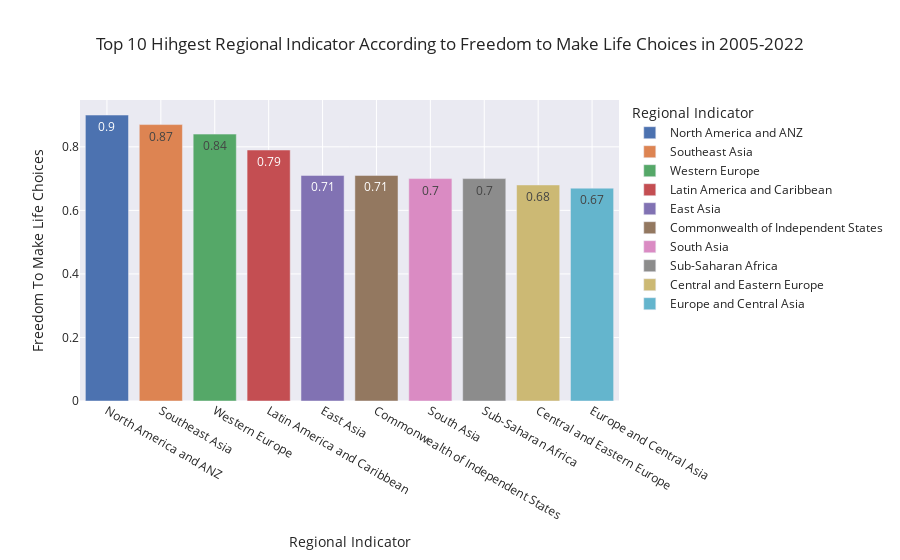

The notebook cell saved with this chart:
### Markdown cell above
5. Regional mana saja yang memiliki tingkat kebebasan untuk membuat pilihan hidup paling tinggi selama periode 2005-2022?

### Code cell
#Top 10 regional indicator yang paling memiliki kebebasan untuk untuk membuat pilihan hidup pada rentang tahun 2005-2022
regional = pd.DataFrame(happiness_freedomfull.groupby('Regional Indicator')[['Regional Indicator','Freedom To Make Life Choices']].mean().sort_values('Freedom To Make Life Choices', ascending=False).round(2).head(10))
fig = px.bar(regional, x = regional.index, y = 'Freedom To Make Life Choices',
            title = 'Top 10 Hihgest Regional Indicator According to Freedom to Make Life Choices in 2005-2022', template = 'seaborn', color = regional.index, text = 'Freedom To Make Life Choices')
fig.show()
regional

### Figure 1 — Plotly figure (JSON) as saved in the notebook; plotly's stock layout.template omitted (floating-point values rounded to 4 significant figures)
{"data": [{"alignmentgroup": "True", "hovertemplate": "Regional Indicator=%{x}<br>Freedom To Make Life Choices=%{text}<extra></extra>", "legendgroup": "North America and ANZ", "marker": {"color": "rgb(76,114,176)", "pattern": {"shape": ""}}, "name": "North America and ANZ", "offsetgroup": "North America and ANZ", "orientation": "v", "showlegend": true, "text": [0.9], "textposition": "auto", "type": "bar", "x": ["North America and ANZ"], "xaxis": "x", "y": [0.9], "yaxis": "y"}, {"alignmentgroup": "True", "hovertemplate": "Regional Indicator=%{x}<br>Freedom To Make Life Choices=%{text}<extra></extra>", "legendgroup": "Southeast Asia", "marker": {"color": "rgb(221,132,82)", "pattern": {"shape": ""}}, "name": "Southeast Asia", "offsetgroup": "Southeast Asia", "orientation": "v", "showlegend": true, "text": [0.87], "textposition": "auto", "type": "bar", "x": ["Southeast Asia"], "xaxis": "x", "y": [0.87], "yaxis": "y"}, {"alignmentgroup": "True", "hovertemplate": "Regional Indicator=%{x}<br>Freedom To Make Life Choices=%{text}<extra></extra>", "legendgroup": "Western Europe", "marker": {"color": "rgb(85,168,104)", "pattern": {"shape": ""}}, "name": "Western Europe", "offsetgroup": "Western Europe", "orientation": "v", "showlegend": true, "text": [0.84], "textposition": "auto", "type": "bar", "x": ["Western Europe"], "xaxis": "x", "y": [0.84], "yaxis": "y"}, {"alignmentgroup": "True", "hovertemplate": "Regional Indicator=%{x}<br>Freedom To Make Life Choices=%{text}<extra></extra>", "legendgroup": "Latin America and Caribbean", "marker": {"color": "rgb(196,78,82)", "pattern": {"shape": ""}}, "name": "Latin America and Caribbean", "offsetgroup": "Latin America and Caribbean", "orientation": "v", "showlegend": true, "text": [0.79], "textposition": "auto", "type": "bar", "x": ["Latin America and Caribbean"], "xaxis": "x", "y": [0.79], "yaxis": "y"}, {"alignmentgroup": "True", "hovertemplate": "Regional Indicator=%{x}<br>Freedom To Make Life Choices=%{text}<extra></extra>", "legendgroup": "East Asia", "marker": {"color": "rgb(129,114,179)", "pattern": {"shape": ""}}, "name": "East Asia", "offsetgroup": "East Asia", "orientation": "v", "showlegend": true, "text": [0.71], "textposition": "auto", "type": "bar", "x": ["East Asia"], "xaxis": "x", "y": [0.71], "yaxis": "y"}, {"alignmentgroup": "True", "hovertemplate": "Regional Indicator=%{x}<br>Freedom To Make Life Choices=%{text}<extra></extra>", "legendgroup": "Commonwealth of Independent States", "marker": {"color": "rgb(147,120,96)", "pattern": {"shape": ""}}, "name": "Commonwealth of Independent States", "offsetgroup": "Commonwealth of Independent States", "orientation": "v", "showlegend": true, "text": [0.71], "textposition": "auto", "type": "bar", "x": ["Commonwealth of Independent States"], "xaxis": "x", "y": [0.71], "yaxis": "y"}, {"alignmentgroup": "True", "hovertemplate": "Regional Indicator=%{x}<br>Freedom To Make Life Choices=%{text}<extra></extra>", "legendgroup": "South Asia", "marker": {"color": "rgb(218,139,195)", "pattern": {"shape": ""}}, "name": "South Asia", "offsetgroup": "South Asia", "orientation": "v", "showlegend": true, "text": [0.7], "textposition": "auto", "type": "bar", "x": ["South Asia"], "xaxis": "x", "y": [0.7], "yaxis": "y"}, {"alignmentgroup": "True", "hovertemplate": "Regional Indicator=%{x}<br>Freedom To Make Life Choices=%{text}<extra></extra>", "legendgroup": "Sub-Saharan Africa", "marker": {"color": "rgb(140,140,140)", "pattern": {"shape": ""}}, "name": "Sub-Saharan Africa", "offsetgroup": "Sub-Saharan Africa", "orientation": "v", "showlegend": true, "text": [0.7], "textposition": "auto", "type": "bar", "x": ["Sub-Saharan Africa"], "xaxis": "x", "y": [0.7], "yaxis": "y"}, {"alignmentgroup": "True", "hovertemplate": "Regional Indicator=%{x}<br>Freedom To Make Life Choices=%{text}<extra></extra>", "legendgroup": "Central and Eastern Europe", "marker": {"color": "rgb(204,185,116)", "pattern": {"shape": ""}}, "name": "Central and Eastern Europe", "offsetgroup": "Central and Eastern Europe", "orientation": "v", "showlegend": true, "text": [0.68], "textposition": "auto", "type": "bar", "x": ["Central and Eastern Europe"], "xaxis": "x", "y": [0.68], "yaxis": "y"}, {"alignmentgroup": "True", "hovertemplate": "Regional Indicator=%{x}<br>Freedom To Make Life Choices=%{text}<extra></extra>", "legendgroup": "Europe and Central Asia", "marker": {"color": "rgb(100,181,205)", "pattern": {"shape": ""}}, "name": "Europe and Central Asia", "offsetgroup": "Europe and Central Asia", "orientation": "v", "showlegend": true, "text": [0.67], "textposition": "auto", "type": "bar", "x": ["Europe and Central Asia"], "xaxis": "x", "y": [0.67], "yaxis": "y"}], "layout": {"barmode": "relative", "legend": {"title": {"text": "Regional Indicator"}, "tracegroupgap": 0}, "title": {"text": "Top 10 Hihgest Regional Indicator According to Freedom to Make Life Choices in 2005-2022"}, "xaxis": {"anchor": "y", "categoryarray": ["North America and ANZ", "Southeast Asia", "Western Europe", "Latin America and Caribbean", "East Asia", "Commonwealth of Independent States", "South Asia", "Sub-Saharan Africa", "Central and Eastern Europe", "Europe and Central Asia"], "categoryorder": "array", "domain": [0, 1], "title": {"text": "Regional Indicator"}}, "yaxis": {"anchor": "x", "domain": [0, 1], "title": {"text": "Freedom To Make Life Choices"}}}}
